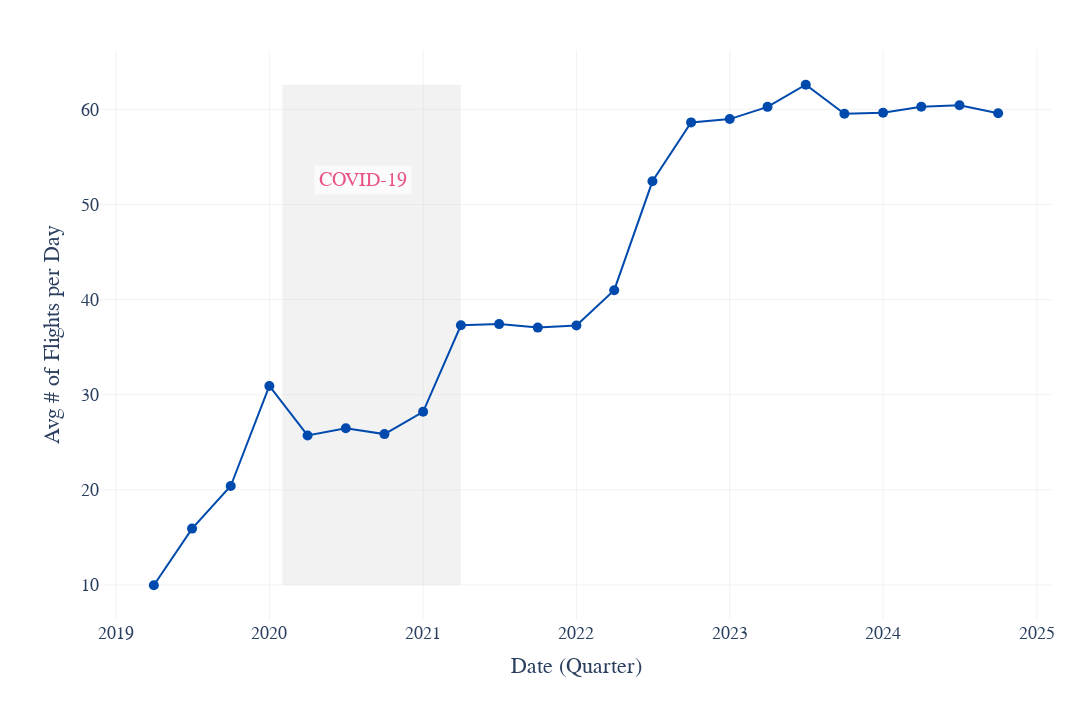

The notebook cell saved with this chart:
### Code cell
hi_mkt = load_factor_df.query("target_routes == 1")

def days_in_quarter(year, quarter):
    # Map each quarter to the three months it covers
    if quarter == 1:
        months = [1, 2, 3]
    elif quarter == 2:
        months = [4, 5, 6]
    elif quarter == 3:
        months = [7, 8, 9]
    else:
        months = [10, 11, 12]
    
    # Sum the number of days in each month for that quarter
    return sum(calendar.monthrange(year, m)[1] for m in months)

# Apply function row by row
hi_mkt['days_in_quarter'] = hi_mkt.apply(lambda row: days_in_quarter(row['Year'], row['Quarter']), axis=1)

hi_mkt['avg_flights_per_day'] = hi_mkt.DEPARTURES_PERFORMED/hi_mkt.days_in_quarter

hi_mkt = hi_mkt.groupby(['date'], as_index = False).avg_flights_per_day.sum()

fig = go.Figure()

# Add Southwest trace
fig.add_trace(   
    go.Scatter(
        x=hi_mkt.date, 
        y=hi_mkt.avg_flights_per_day, 
        mode='lines+markers',
        name='Southwest Airlines',
        line=dict(color=color_palette[0]),
        marker=dict(color=color_palette[0], symbol='circle', size=10)
    )
)

# COVID shaded period
fig.add_shape(
    type="rect",
    x0="2020-02-01",
    x1="2021-04-01",
    y0=hi_mkt.avg_flights_per_day.min(),
    y1=hi_mkt.avg_flights_per_day.max(),
    fillcolor="lightgray",
    opacity=0.3,
    layer="below",
    line_width=0,
)

# COVID annotation
fig.add_annotation(
    x='2020-08-10',
    y=hi_mkt.avg_flights_per_day.max() - 10,
    text="COVID-19",
    showarrow=False,
    font=dict(
        family="Arial",
        size=20,
        color="rgba(231, 17, 94, 1)"
    ),
    align="center",
    bgcolor="white",
    opacity=0.7,
    borderpad=4,
)

# Layout styling
fig.update_layout(
    width=1280,
    height=720,
    font=dict(
        family="Arial",
        size=20
    ),
    xaxis=dict(
        title="Date (Quarter)",
        title_font=dict(size=22),
        tickmode='auto',
        tickfont=dict(size=18),
        gridcolor='rgba(211, 211, 211, 0.3)',
        gridwidth=1,
        showgrid=True
    ),
    yaxis=dict(
        title='Avg # of Flights per Day',
        title_font=dict(size=22),
        tickfont=dict(size=18),
        gridcolor='rgba(211, 211, 211, 0.3)',
        gridwidth=1,
        showgrid=True
    ),
    legend=dict(
        font=dict(size=18),
        orientation="h",
        y=-0.15,
        x=0.5,
        xanchor="center",
        bordercolor="black",
        borderwidth=1
    ),
    template='plotly_white',
    plot_bgcolor='rgba(255, 255, 255, 1)',
    margin=dict(t=50, b=100, l=100, r=40)
)

fig.show()

fig.write_image( PLOT_FOLDER/"capacity.png", scale=3 )

### Figure 1 — Plotly figure (JSON) as saved in the notebook; plotly's stock layout.template omitted (floating-point values rounded to 4 significant figures)
{"data": [{"line": {"color": "rgba(0, 74, 174, 1)"}, "marker": {"color": "rgba(0, 74, 174, 1)", "size": 10, "symbol": "circle"}, "mode": "lines+markers", "name": "Southwest Airlines", "type": "scatter", "x": ["2019-04-01T00:00:00", "2019-07-01T00:00:00", "2019-10-01T00:00:00", "2020-01-01T00:00:00", "2020-04-01T00:00:00", "2020-07-01T00:00:00", "2020-10-01T00:00:00", "2021-01-01T00:00:00", "2021-04-01T00:00:00", "2021-07-01T00:00:00", "2021-10-01T00:00:00", "2022-01-01T00:00:00", "2022-04-01T00:00:00", "2022-07-01T00:00:00", "2022-10-01T00:00:00", "2023-01-01T00:00:00", "2023-04-01T00:00:00", "2023-07-01T00:00:00", "2023-10-01T00:00:00", "2024-01-01T00:00:00", "2024-04-01T00:00:00", "2024-07-01T00:00:00", "2024-10-01T00:00:00"], "y": [9.967, 15.92, 20.4, 30.92, 25.71, 26.48, 25.86, 28.2, 37.3, 37.42, 37.05, 37.28, 40.99, 52.43, 58.63, 58.98, 60.26, 62.59, 59.53, 59.64, 60.27, 60.42, 59.6]}], "layout": {"annotations": [{"align": "center", "bgcolor": "white", "borderpad": 4, "font": {"color": "rgba(231, 17, 94, 1)", "family": "Arial", "size": 20}, "opacity": 0.7, "showarrow": false, "text": "COVID-19", "x": "2020-08-10", "y": 52.59}], "font": {"family": "Arial", "size": 20}, "height": 720, "legend": {"bordercolor": "black", "borderwidth": 1, "font": {"size": 18}, "orientation": "h", "x": 0.5, "xanchor": "center", "y": -0.15}, "margin": {"b": 100, "l": 100, "r": 40, "t": 50}, "plot_bgcolor": "rgba(255, 255, 255, 1)", "shapes": [{"fillcolor": "lightgray", "layer": "below", "line": {"width": 0}, "opacity": 0.3, "type": "rect", "x0": "2020-02-01", "x1": "2021-04-01", "y0": 9.967, "y1": 62.59}], "width": 1280, "xaxis": {"gridcolor": "rgba(211, 211, 211, 0.3)", "gridwidth": 1, "showgrid": true, "tickfont": {"size": 18}, "tickmode": "auto", "title": {"font": {"size": 22}, "text": "Date (Quarter)"}}, "yaxis": {"gridcolor": "rgba(211, 211, 211, 0.3)", "gridwidth": 1, "showgrid": true, "tickfont": {"size": 18}, "title": {"font": {"size": 22}, "text": "Avg # of Flights per Day"}}}}
